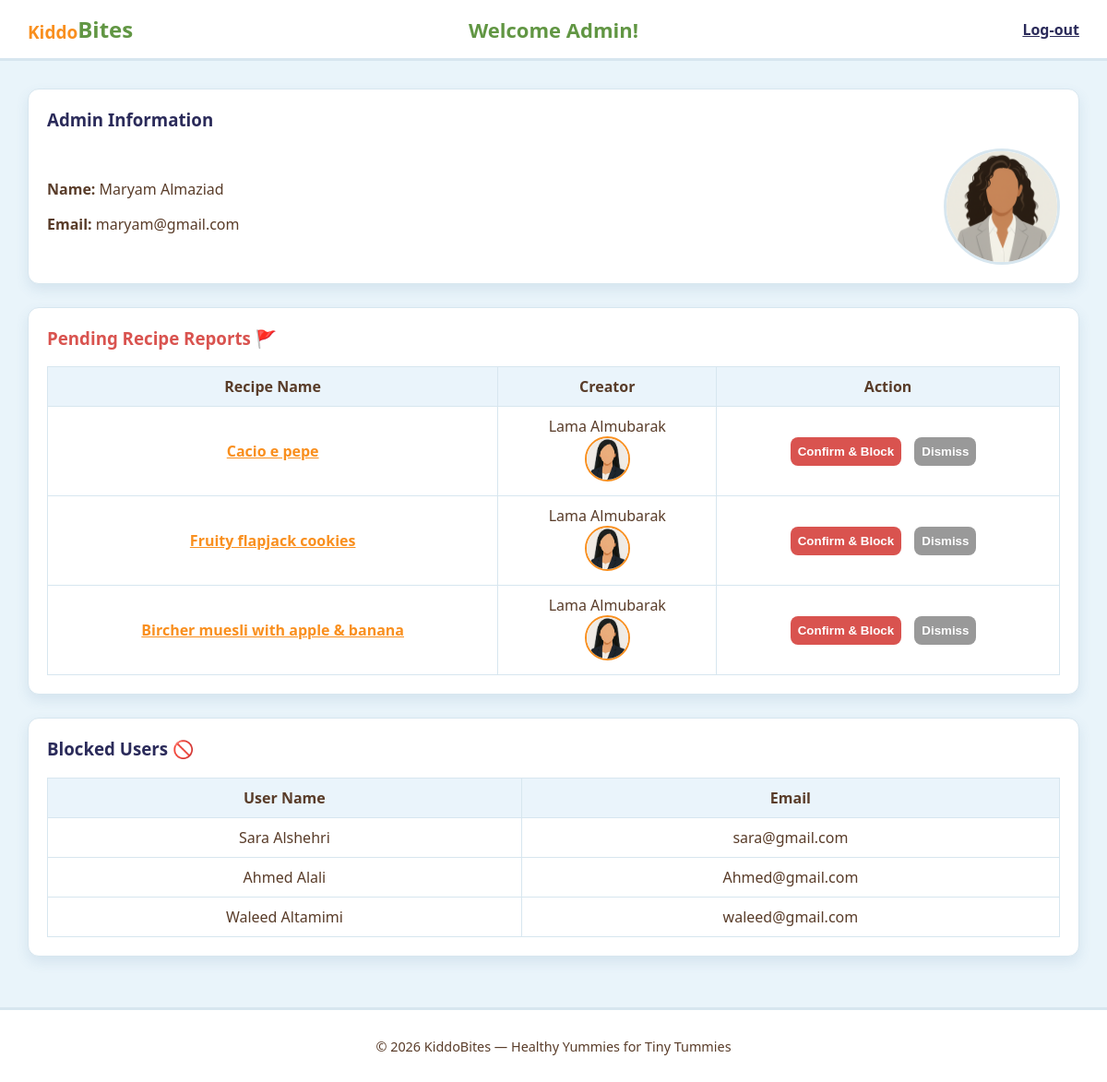
Screenshot of /admin.php (signed in) with the database file from the repository.
### tables this page shows
CREATE TABLE `user` (
  `id` int(11) NOT NULL,
  `userType` enum('user','admin') NOT NULL,
  `firstName` varchar(50) NOT NULL,
  `lastName` varchar(50) NOT NULL,
  `emailAddress` varchar(100) NOT NULL,
  `password` varchar(255) NOT NULL,
  `photoFileName` varchar(255) DEFAULT 'default.png'
);

CREATE TABLE `report` (
  `id` int(11) NOT NULL,
  `userID` int(11) NOT NULL,
  `recipeID` int(11) NOT NULL
);

CREATE TABLE `recipe` (
  `id` int(11) NOT NULL,
  `userID` int(11) NOT NULL,
  `categoryID` int(11) NOT NULL,
  `name` varchar(100) NOT NULL,
  `description` text NOT NULL,
  `photoFileName` varchar(255) DEFAULT NULL,
  `videoFilePath` varchar(255) DEFAULT NULL
);

CREATE TABLE `blockeduser` (
  `id` int(11) NOT NULL,
  `firstName` varchar(50) NOT NULL,
  `lastName` varchar(50) NOT NULL,
  `emailAddress` varchar(100) NOT NULL
);

### admin.php (the view, shortened to what this page needs)
<?php
require_once 'db.php';
$adminID = (int) $_SESSION['id'];
$adminStmt = $conn->prepare("SELECT * FROM user WHERE id = ? AND userType = 'admin'");
$adminStmt->bind_param("i", $adminID);
$adminStmt->execute();
$adminResult = $adminStmt->get_result();
$admin = $adminResult->fetch_assoc();
$reportsSql = "SELECT
                  report.id AS reportID,
                  recipe.id AS recipeID,
                  recipe.name AS recipeName,
                  user.id AS creatorID,
                  user.firstName,
                  user.lastName,
                  user.emailAddress,
                  user.photoFileName
               FROM report
               INNER JOIN recipe ON report.recipeID = recipe.id
               INNER JOIN user ON recipe.userID = user.id
               ORDER BY report.id ASC";
$reportsResult = $conn->query($reportsSql);
$blockedResult = $conn->query("SELECT * FROM blockeduser ORDER BY id ASC");
function resolveFilePath($fileName, $primaryFolder = 'images', $secondaryFolder = 'uploads') {
    $primaryPath = __DIR__ . '/' . $primaryFolder . '/' . $fileName;
    if (file_exists($primaryPath)) {
        return $primaryFolder . '/' . $fileName;
    }
    return $primaryFolder . '/default.jpg';
}
$adminPhotoPath = resolveFilePath($admin['photoFileName'], 'images', 'uploads');
?>
<!DOCTYPE html>
<html lang="en">
<head>
  <link rel="stylesheet" href="stylesheet.css">
</head>
<body class="admin-page">
  <header>
      <h2><span class="brand">Kiddo</span>Bites</h2>
      <h2 class="welcome">Welcome Admin!</h2>
      <a href="logout.php">Log-out</a>
  </header>
  <main class="container">
    <section class="admin-profile">
      <h3>Admin Information</h3>
      <div class="user-info">
        <div class="admin-details">
          <p><strong>Name:</strong> <?php echo htmlspecialchars($admin['firstName'] . ' ' . $admin['lastName']); ?></p>
          <p><strong>Email:</strong> <?php echo htmlspecialchars($admin['emailAddress']); ?></p>
        </div>
        <img src="<?php echo htmlspecialchars($adminPhotoPath); ?>" alt="Admin" class="admin-logo-img">
      </div>
    </section>
    <section class="reports-section">
      <h3 class="alert-title">Pending Recipe Reports 🚩</h3>
      <?php if ($reportsResult && $reportsResult->num_rows > 0) { ?>
        <table class="admin-table">
          <thead>
            <tr>
              <th>Recipe Name</th>
              <th>Creator</th>
              <th>Action</th>
            </tr>
          </thead>
          <tbody>
            <?php while ($report = $reportsResult->fetch_assoc()) { ?>
              <?php $creatorPhotoPath = resolveFilePath($report['photoFileName'], 'images', 'uploads'); ?>
              <tr>
                <td>
                  <a href="view-recipe.php?id=<?php echo $report['recipeID']; ?>">
                    <?php echo htmlspecialchars($report['recipeName']); ?>
                  </a>
                </td>
                <td>
                  <?php echo htmlspecialchars($report['firstName'] . ' ' . $report['lastName']); ?><br>
                  <img src="<?php echo htmlspecialchars($creatorPhotoPath); ?>" alt="Creator" class="table-avatar">
                </td>
                <td>
                  <form action="handle-report.php" method="POST" class="admin-actions-form">
                    <button type="submit" name="action" value="block" class="btn-block">Confirm &amp; Block</button>
                    <button type="submit" name="action" value="dismiss" class="btn-dismiss">Dismiss</button>
                  </form>
                </td>
              </tr>
            <?php } ?>
          </tbody>
        </table>
      <?php } else { ?>
        <p>No pending reports.</p>
      <?php } ?>
    </section>
    <section class="blocked-section">
      <h3>Blocked Users 🚫</h3>
      <?php if ($blockedResult && $blockedResult->num_rows > 0) { ?>
        <table class="admin-table">
          <thead>
            <tr>
              <th>User Name</th>
              <th>Email</th>
            </tr>
          </thead>
          <tbody>
            <?php while ($blocked = $blockedResult->fetch_assoc()) { ?>
              <tr>
                <td><?php echo htmlspecialchars($blocked['firstName'] . ' ' . $blocked['lastName']); ?></td>
                <td><?php echo htmlspecialchars($blocked['emailAddress']); ?></td>
              </tr>
            <?php } ?>
          </tbody>
        </table>
      <?php } else { ?>
        <p>No blocked users.</p>
      <?php } ?>
    </section>
  </main>
  <footer>
    <p>© 2026 KiddoBites — Healthy Yummies for Tiny Tummies</p>
  </footer>
</body>
</html>

### stylesheet.css (style rules this page uses)
body { font-family: system-ui, Arial, sans-serif; background-color: #E9F4FA; margin: 0; padding: 0; color: #593C29; }
header { background-color: #FFFFFF; padding: 15px 30px; display: flex; justify-content: space-between; align-items: center; position: relative; border-bottom: 3px solid #D7E6EF; }
header h2 { margin: 0; color: #619643; }
.brand { color: #F98F1E; font-size: 19px; vertical-align: bottom; font-weight: 600; }
header a { font-weight: bold; color: #2b2b5a; }
section { background-color: #FFFFFF; border-radius: 12px; padding: 20px; margin-bottom: 25px; box-shadow: 0 6px 14px rgba(65,116,153,0.12); border: 1px solid #D7E6EF; }
h3 { margin-top: 0; color: #2b2b5a; }
a { color: #F98F1E; font-weight: bold; }
footer { background-color: #FFFFFF; text-align: center; padding: 15px; border-top: 3px solid #D7E6EF; font-size: 0.9rem; color: #593C29; }
.welcome { font-size: 22px; position: absolute; left: 50%; transform: translateX(-50%); animation: colorChange 6s infinite; }
.container { padding: 30px; }
.user-info { display: flex; justify-content: space-between; align-items: center; }
.user-info img { width: 120px; border-radius: 50%; border: 3px solid #D7E6EF; }
table { width: 100%; border-collapse: collapse; margin-top: 15px; }
th, td { border: 1px solid #D7E6EF; padding: 10px; text-align: center; }
th { background-color: #EAF4FB; color: #593C29; }
table img { width: 80px; height: auto; border-radius: 10px; border: 2px solid #D7E6EF; }
select, button { padding: 8px; margin-right: 10px; border-radius: 8px; border: 1px solid #D7E6EF; }
button { background-color: #F98F1E; color: white; border: none; cursor: pointer; font-weight: bold; }
.creator-avatar, .table-avatar { width: 45px; height: 45px; border-radius: 50%; border: 2px solid #F98F1E; }
.admin-logo-img { width: 120px; border-radius: 50%; border: 3px solid #D7E6EF; }
.alert-title { color: #d9534f !important; }
.admin-table { width: 100%; border-collapse: collapse; }
.btn-block { background-color: #d9534f; }
.btn-dismiss { background-color: #999; }

### rows the page displays
user: firstName+lastName "Maryam Almaziad", emailAddress "maryam@gmail.com", photoFileName (picture)
report: recipeID.name "Cacio e pepe", userID.lastName "Lama Almubarak", userID.photoFileName (picture)
report: recipeID.name "Fruity flapjack cookies", user.firstName+lastName "Lama Almubarak", user.photoFileName (picture)
report: recipeID.name "Bircher muesli with apple & banana", userID.lastName "Lama Almubarak", userID.photoFileName (picture)
blockeduser: firstName+lastName "Sara Alshehri", emailAddress "sara@gmail.com"
blockeduser: firstName+lastName "Ahmed Alali", emailAddress "Ahmed@gmail.com"
blockeduser: firstName+lastName "Waleed Altamimi", emailAddress "waleed@gmail.com"
